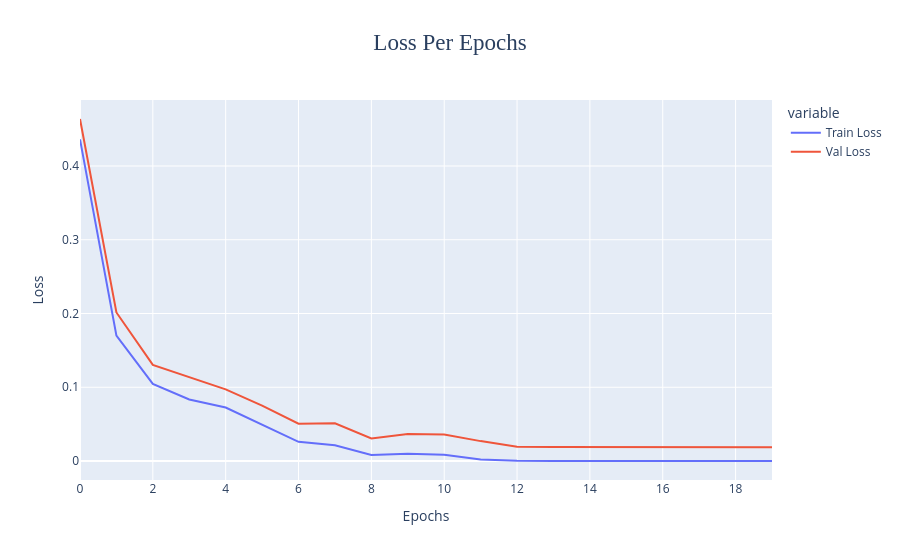
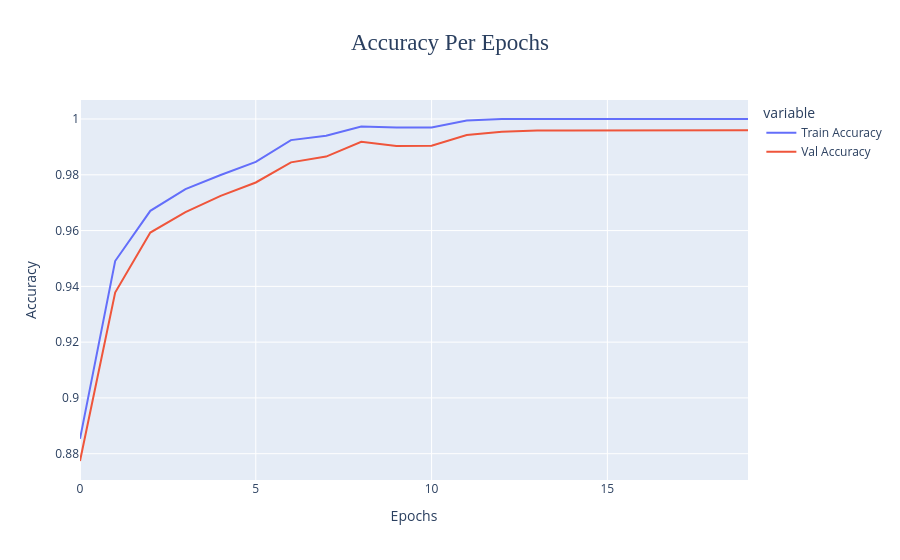

Notebook code for these charts, in order:
### Markdown cell above
#### Visualize the Training History

### Code cell
# used plotly for interactive plotting
fig = px.line(history.iloc[:,:2],title='Loss Per Epochs',labels={'value':'Loss','index':'Epochs'})
fig.update_layout(title={'font_family':'Georgia','font_size':23,'x':0.5}).show()
fig = px.line(history.iloc[:,2:],title='Accuracy Per Epochs',labels={'value':'Accuracy','index':'Epochs'})
fig.update_layout(title={'font_family':'Georgia','font_size':23,'x':0.5}).show()

### Figure 1 — Plotly figure (JSON) as saved in the notebook; plotly's stock layout.template omitted (floating-point values rounded to 4 significant figures)
{"data": [{"hovertemplate": "variable=Train Loss<br>Epochs=%{x}<br>Loss=%{y}<extra></extra>", "legendgroup": "Train Loss", "line": {"color": "#636efa", "dash": "solid"}, "marker": {"symbol": "circle"}, "mode": "lines", "name": "Train Loss", "orientation": "v", "showlegend": true, "type": "scatter", "x": [0, 1, 2, 3, 4, 5, 6, 7, 8, 9, 10, 11, 12, 13, 14, 15, 16, 17, 18, 19], "xaxis": "x", "y": [0.4361, 0.1699, 0.1045, 0.08349, 0.07253, 0.04892, 0.02603, 0.0215, 0.008069, 0.009899, 0.00848, 0.001934, 0.0002848, 7.99e-05, 5.544e-05, 4.632e-05, 4.211e-05, 3.998e-05, 3.91e-05, 3.891e-05], "yaxis": "y"}, {"hovertemplate": "variable=Val Loss<br>Epochs=%{x}<br>Loss=%{y}<extra></extra>", "legendgroup": "Val Loss", "line": {"color": "#EF553B", "dash": "solid"}, "marker": {"symbol": "circle"}, "mode": "lines", "name": "Val Loss", "orientation": "v", "showlegend": true, "type": "scatter", "x": [0, 1, 2, 3, 4, 5, 6, 7, 8, 9, 10, 11, 12, 13, 14, 15, 16, 17, 18, 19], "xaxis": "x", "y": [0.4637, 0.2014, 0.1303, 0.1138, 0.09716, 0.07503, 0.05065, 0.05124, 0.03062, 0.03663, 0.03607, 0.027, 0.01942, 0.01892, 0.01879, 0.01878, 0.01879, 0.01879, 0.01879, 0.01879], "yaxis": "y"}], "layout": {"legend": {"title": {"text": "variable"}, "tracegroupgap": 0}, "title": {"font": {"family": "Georgia", "size": 23}, "text": "Loss Per Epochs", "x": 0.5}, "xaxis": {"anchor": "y", "domain": [0, 1], "title": {"text": "Epochs"}}, "yaxis": {"anchor": "x", "domain": [0, 1], "title": {"text": "Loss"}}}}

### Figure 2 — Plotly figure (JSON) as saved in the notebook; plotly's stock layout.template omitted (floating-point values rounded to 4 significant figures)
{"data": [{"hovertemplate": "variable=Train Accuracy<br>Epochs=%{x}<br>Accuracy=%{y}<extra></extra>", "legendgroup": "Train Accuracy", "line": {"color": "#636efa", "dash": "solid"}, "marker": {"symbol": "circle"}, "mode": "lines", "name": "Train Accuracy", "orientation": "v", "showlegend": true, "type": "scatter", "x": [0, 1, 2, 3, 4, 5, 6, 7, 8, 9, 10, 11, 12, 13, 14, 15, 16, 17, 18, 19], "xaxis": "x", "y": [0.8853, 0.9491, 0.9671, 0.9749, 0.9799, 0.9846, 0.9924, 0.994, 0.9973, 0.9969, 0.9969, 0.9994, 1.0, 1.0, 1.0, 1.0, 1.0, 1.0, 1.0, 1.0], "yaxis": "y"}, {"hovertemplate": "variable=Val Accuracy<br>Epochs=%{x}<br>Accuracy=%{y}<extra></extra>", "legendgroup": "Val Accuracy", "line": {"color": "#EF553B", "dash": "solid"}, "marker": {"symbol": "circle"}, "mode": "lines", "name": "Val Accuracy", "orientation": "v", "showlegend": true, "type": "scatter", "x": [0, 1, 2, 3, 4, 5, 6, 7, 8, 9, 10, 11, 12, 13, 14, 15, 16, 17, 18, 19], "xaxis": "x", "y": [0.8774, 0.9378, 0.9593, 0.9666, 0.9725, 0.9772, 0.9844, 0.9865, 0.9918, 0.9903, 0.9905, 0.9943, 0.9954, 0.9959, 0.9959, 0.9959, 0.9959, 0.9959, 0.996, 0.996], "yaxis": "y"}], "layout": {"legend": {"title": {"text": "variable"}, "tracegroupgap": 0}, "title": {"font": {"family": "Georgia", "size": 23}, "text": "Accuracy Per Epochs", "x": 0.5}, "xaxis": {"anchor": "y", "domain": [0, 1], "title": {"text": "Epochs"}}, "yaxis": {"anchor": "x", "domain": [0, 1], "title": {"text": "Accuracy"}}}}
